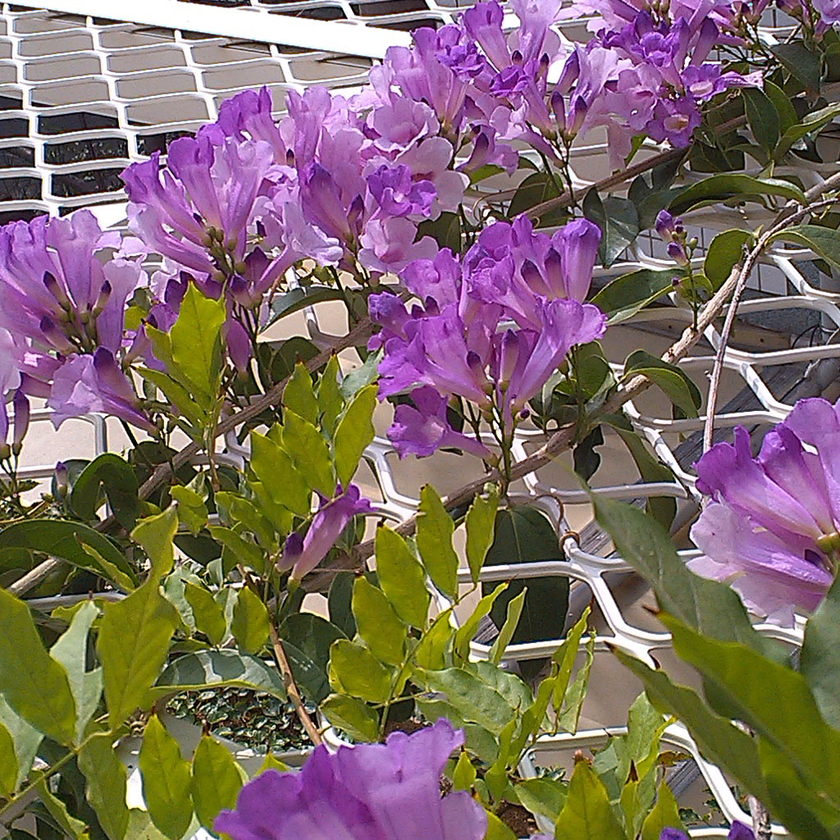
#> input picture Hw5_sphere-based color slicing/violet (color).tif, 840 x 840 px, shrunk from 1024 x 1024 before the run
$ python project5.py
#> lines starting #> are read from the running program, lines starting #| are printed output that depends on the picture
import numpy as np
import cv2
import matplotlib.pyplot as plt
import os
import math

def read_file():
    img = cv2.imread('violet (color).tif',cv2.IMREAD_COLOR) # BGR
#> img is the input picture: shape (840, 840, 3); mean B, G, R 101.3, 106.6, 126.7
    rgb_img = img[:,:,::-1]
    hsv_img = cv2.cvtColor(rgb_img, cv2.COLOR_RGB2HSV)
#> hsv_img: shape (840, 840, 3); mean H, S, V 76.2, 113.9, 132.3
    return rgb_img, hsv_img

output_dir = os.path.join('output')
if not os.path.exists(output_dir):
    os.makedirs(output_dir)

def show_img(img,figname):
    plt.figure(figname)
    # plt.imshow(img, cmap ='gray')
    plt.imshow(img)
    path = os.path.join(output_dir,figname+'.png')
    plt.show()
    cv2.imwrite(path,img)
    return

def HSI_split(hsv_img):
    H, S, I = cv2.split(hsv_img)
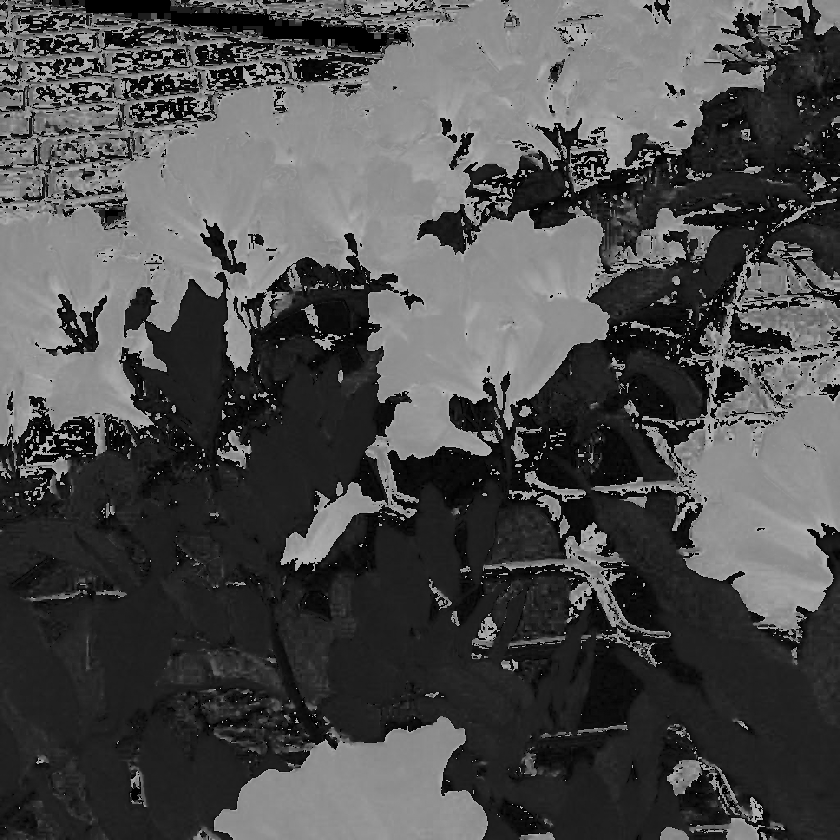
#> H: shape (840, 840); min 0, max 179, mean 76.2
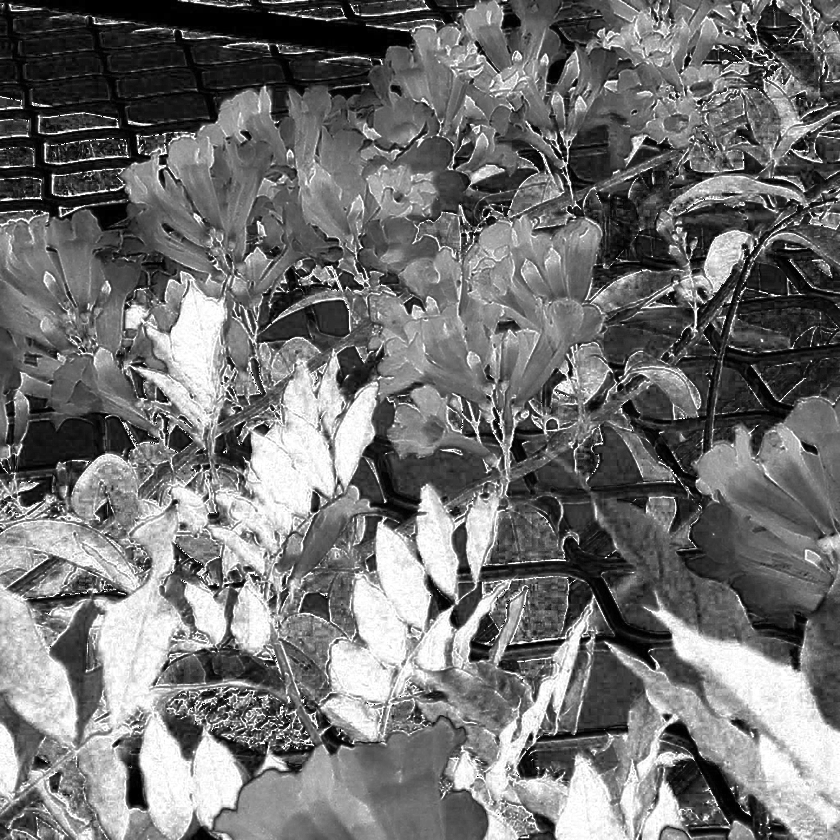
#> S: shape (840, 840); min 0, max 255, mean 113.9
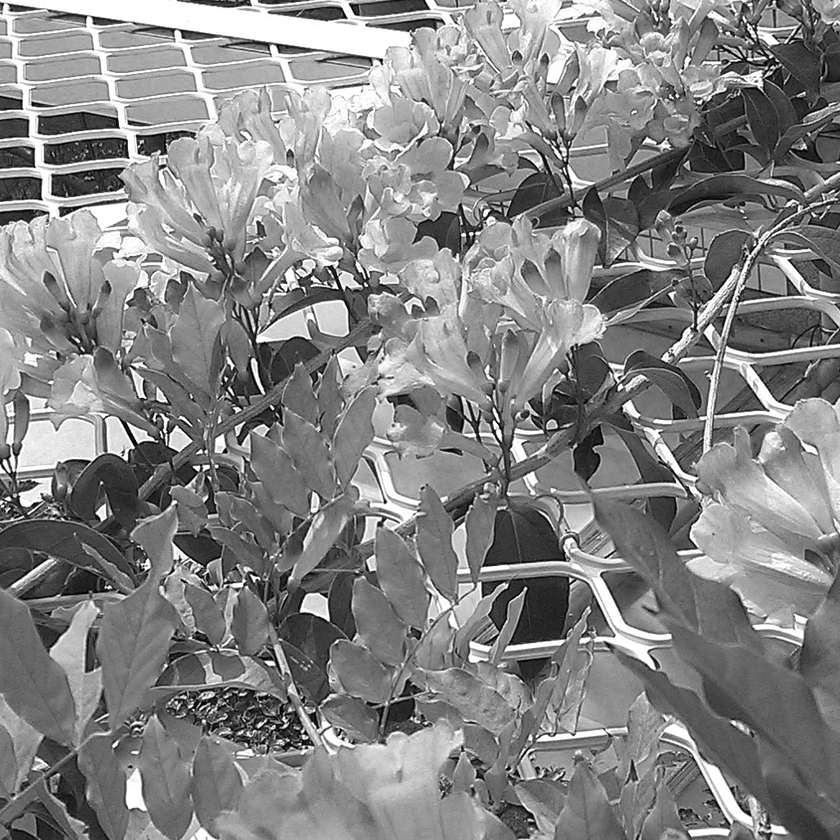
#> I: shape (840, 840); min 0, max 255, mean 132.3
    show_img(H,'Hue')
    show_img(S,'Saturation')
    show_img(I,'Intensity')
    return

def color_slicing(rgb_img):
    R0 = 30
    a1 = [134, 51, 143]
    a2 = [131, 132, 4]
    # print(rgb_img.shape) # 1024x1024x3
    a1_img = rgb_img.copy()
    a2_img = rgb_img.copy()
    for i in range(rgb_img.shape[0]):
        for j in range(rgb_img.shape[1]):
            r1 = 0
            r2 = 0
            for k in range(3):
                r1 += pow(rgb_img[i,j,k]-a1[k], 2)
                r2 += pow(rgb_img[i,j,k]-a2[k], 2)
            if r1 > R0*R0:
                a1_img[i,j,0] = a1_img[i,j,1] = a1_img[i,j,2] = 0.5
            if r2 > R0*R0:
                a2_img[i,j,0] = a2_img[i,j,1] = a2_img[i,j,2] = 0.5
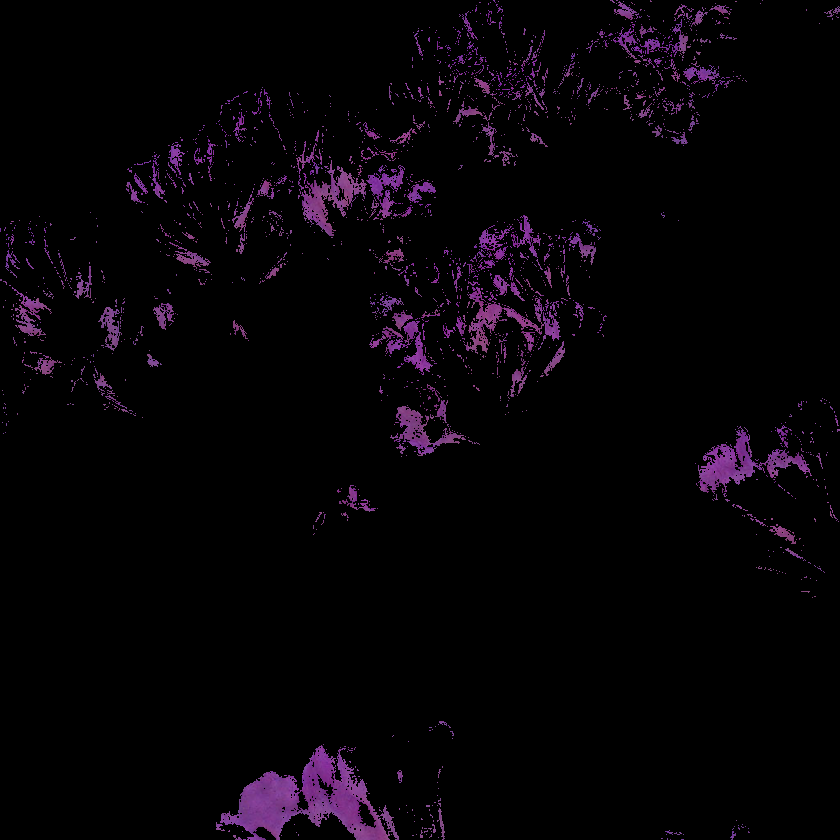
#> a1_img: shape (840, 840, 3); mean R, G, B 6.2, 2.9, 6.8
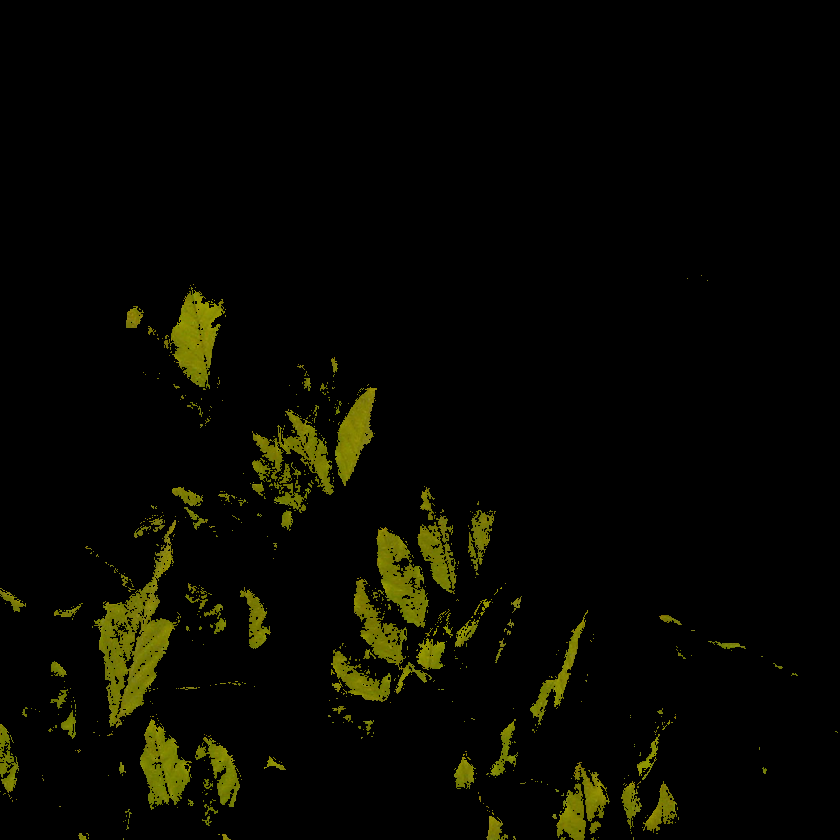
#> a2_img: shape (840, 840, 3); mean R, G, B 7, 7.1, 0.4
    a1_bgr = cv2.cvtColor(a1_img, cv2.COLOR_RGB2BGR)
    a2_bgr = cv2.cvtColor(a2_img, cv2.COLOR_RGB2BGR)
    show_img(a1_bgr,'a1 image')
    show_img(a2_bgr,'a2 image')
    show_img(a1_bgr+a2_bgr,'combine')
#> in show_img (call 6), `plt.show()`:
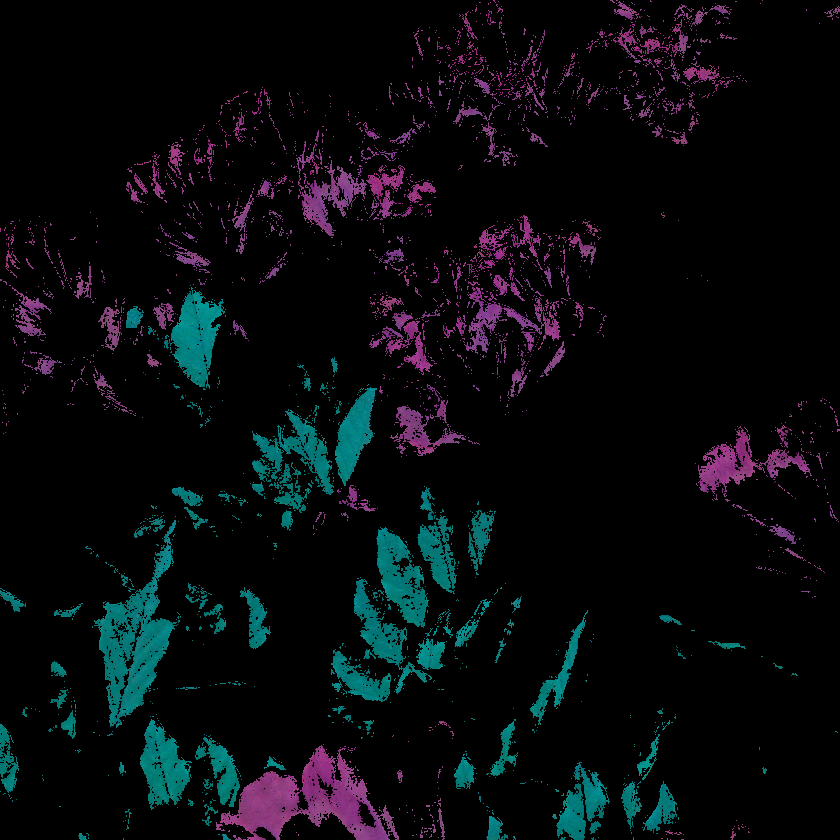
#> shown: shape (840, 840, 3); mean R, G, B 7.2, 10, 13.2
    return

if __name__ == "__main__":
    rgb_img, hsv_img = read_file()
    HSI_split(hsv_img)
    color_slicing(rgb_img)
